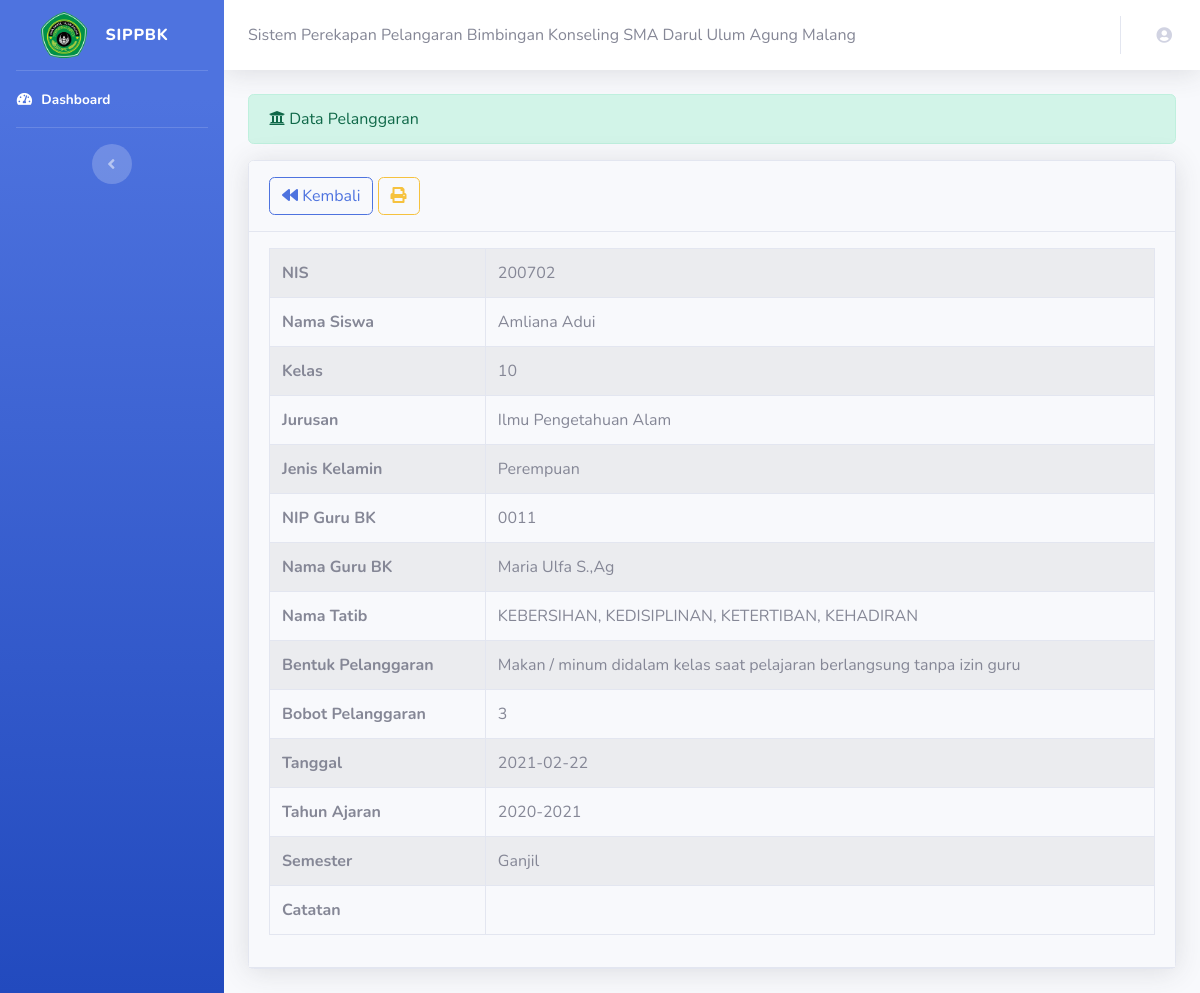
The page /pelanggaran/info_pelanggaran/6 on the database its author committed.
### tables this page shows
CREATE TABLE `pelanggaran` (
  `id_pelanggaran` int(20) NOT NULL,
  `id_siswa` varchar(50) NOT NULL,
  `id_KJ` varchar(50) NOT NULL,
  `id_guru` varchar(50) NOT NULL,
  `kelas` varchar(50) NOT NULL,
  `nama_jurusan` varchar(50) NOT NULL,
  `id_kp` varchar(20) NOT NULL,
  `id_perekapan` varchar(50) NOT NULL,
  `tanggal` date NOT NULL,
  `catatan` text DEFAULT NULL
);

CREATE TABLE `siswa` (
  `id_siswa` varchar(50) NOT NULL,
  `id_KJ` varchar(255) NOT NULL,
  `nilai_raport` varchar(255) DEFAULT NULL,
  `nama_siswa` varchar(255) NOT NULL,
  `password` varchar(50) NOT NULL,
  `jenis_kelamin` varchar(50) NOT NULL,
  `alamat` varchar(255) NOT NULL,
  `nohp` varchar(25) NOT NULL,
  `ttl` date NOT NULL,
  `tempat_lahir` varchar(50) NOT NULL,
  `tinggal` varchar(50) DEFAULT NULL,
  `hoby` varchar(50) DEFAULT NULL,
  `prestasi` varchar(255) DEFAULT NULL,
  `cita_cita` varchar(255) DEFAULT NULL,
  `nama_ayah` varchar(50) DEFAULT NULL,
  `password_ortu` varchar(50) NOT NULL,
  `nama_ibu` varchar(50) DEFAULT NULL,
  `alamat_ortu` varchar(255) DEFAULT NULL,
  `pekerjaan_ayah` varchar(50) DEFAULT NULL,
  `pendidikan_ayah` varchar(50) DEFAULT NULL,
  `nohp_ayah` varchar(20) DEFAULT NULL,
  `pekerjaan_ibu` varchar(50) DEFAULT NULL,
  `pendidikan_ibu` varchar(50) DEFAULT NULL,
  `nohp_ibu` varchar(25) DEFAULT NULL
);

CREATE TABLE `guru` (
  `id_guru` varchar(50) NOT NULL,
  `nama_guru` varchar(255) NOT NULL,
  `alamat` varchar(255) NOT NULL,
  `golongan` varchar(255) NOT NULL,
  `spesialis` varchar(255) NOT NULL
);

CREATE TABLE `kp` (
  `id_kp` varchar(11) NOT NULL,
  `tatib` varchar(50) NOT NULL,
  `bentuk_pelanggaran` varchar(255) NOT NULL,
  `bobot` varchar(255) NOT NULL,
  `keterangan` varchar(50) NOT NULL
);

CREATE TABLE `perekapan` (
  `id_perekapan` varchar(50) NOT NULL,
  `thn_ajaran` varchar(50) NOT NULL,
  `semester` varchar(50) NOT NULL
);

### application/controllers/pelanggaran.php (called while the page is built, shortened)
<?php
class pelanggaran extends CI_Controller
{
  function __construct()
  {
    $this->load->library('form_validation');
    $this->load->model("pelanggaran_model");
    $this->load->model("siswa_model");
    $this->load->model("guru_model");
    $this->load->model("kategori_model");
    $this->load->model("jurusan_model");
    $this->load->model("perekapan_model");
    $this->load->model("sanksi_model");
  }
  public function info_pelanggaran($id_pelanggaran)
  {
    $data['pelanggaran'] = $this->pelanggaran_model->gabung_pl($id_pelanggaran);
    $this->load->view('template/header');
    $this->load->view('template/sidebar');
    $this->load->view('info_pelanggaran', $data);
    $this->load->view('template/footer');
  }
}

### index.php (called while the page is built, shortened)
<?php
require_once BASEPATH.'core/CodeIgniter.php';

### application/models/pelanggaran_model.php (called while the page is built, shortened)
<?php
class pelanggaran_model extends CI_Model
{
    public function gabung_pl($id_pelanggaran)
    {
        return $this->db->from('pelanggaran')
            ->join('siswa', 'siswa.id_siswa=pelanggaran.id_siswa')
            ->join('guru', 'guru.id_guru=pelanggaran.id_guru')
            ->join('kp', 'kp.id_kp=pelanggaran.id_kp')
            ->join('perekapan', 'perekapan.id_perekapan=pelanggaran.id_perekapan')
            ->where('pelanggaran.id_pelanggaran', $id_pelanggaran)
            ->get()
            ->result();
    }
}

### application/views/info_pelanggaran.php (the view)
<div class="container-fluid">
    <div class="alert alert-success" role="alert">
        <i class="fas fa-university"></i> Data Pelanggaran
    </div>
    <div class="card shadow mb-4">
        <div class="card-header py-3">
            <a href="<?= base_url('pelanggaran'); ?>" class="btn btn-outline-primary"> <i class="fas fa-backward"></i> Kembali</a>
            <a href="<?= base_url('pelanggaran/cetak_siswa'); ?>" target="_blank" class="btn btn-outline-warning"> <i class="fas fa-print"></i></a>
        </div>
        <div class="card-header py-3">
            <table class="table table-bordered table-striped table-hover">
                <tbody>
                    <?php
                    foreach ($pelanggaran as $pn) : ?>
                        <tr>
                            <th>NIS</th>
                            <td><?php echo $pn->id_siswa ?></td>
                        </tr>
                        <tr>
                            <th>Nama Siswa</th>
                            <td><?php echo $pn->nama_siswa ?></td>
                        </tr>
                        <tr>
                            <th>Kelas</th>
                            <td><?php echo $pn->kelas ?></td>
                        </tr>
                        <tr>
                            <th>Jurusan</th>
                            <td><?php echo $pn->nama_jurusan ?></td>
                        </tr>
                        <tr>
                            <th>Jenis Kelamin</th>
                            <td><?php echo $pn->jenis_kelamin ?></td>
                        </tr>
                        <tr>
                            <th>NIP Guru BK</th>
                            <td><?php echo $pn->id_guru ?></td>
                        </tr>
                        <tr>
                            <th>Nama Guru BK</th>
                            <td><?php echo $pn->nama_guru ?></td>
                        </tr>
                        <tr>
                            <th>Nama Tatib</th>
                            <td><?php echo $pn->tatib ?></td>
                        </tr>
                        <tr>
                            <th>Bentuk Pelanggaran</th>
                            <td><?php echo $pn->bentuk_pelanggaran ?></td>
                        </tr>
                        <tr>
                            <th>Bobot Pelanggaran</th>
                            <td><?php echo $pn->bobot ?></td>
                        </tr>
                        <tr>
                            <th>Tanggal</th>
                            <td><?php echo $pn->tanggal ?></td>
                        </tr>
                        <tr>
                            <th>Tahun Ajaran</th>
                            <td><?php echo $pn->thn_ajaran ?></td>
                        </tr>
                        <tr>
                            <th>Semester</th>
                            <td><?php echo $pn->semester ?></td>
                        </tr>
                        <tr>
                            <th>Catatan</th>
                            <td><?php echo $pn->catatan ?></td>
                        </tr>
                    <?php endforeach; ?>
                </tbody>
            </table>
        </div>
    </div>
</div>

### rows shown on the page
pelanggaran: id_siswa.id_siswa "200702", id_siswa.nama_siswa "Amliana Adui", kelas "10", nama_jurusan "Ilmu Pengetahuan Alam", id_siswa.jenis_kelamin "Perempuan", id_guru.id_guru "0011", id_guru.nama_guru "Maria Ulfa S.,Ag", id_kp.tatib "KEBERSIHAN, KEDISIPLINAN, KETERTIBAN, KEHADIRAN", id_kp.bentuk_pelanggaran "Makan / minum didalam kelas saat pelajaran berlangsung tanpa izin guru", id_kp.bobot "3", tanggal "2021-02-22", id_perekapan.thn_ajaran "2020-2021", id_perekapan.semester "Ganjil"
